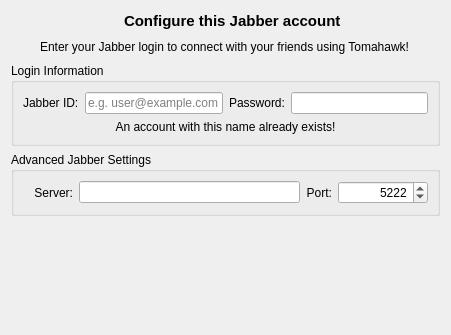
<?xml version="1.0" encoding="UTF-8"?>
<ui version="4.0">
 <class>JabberConfig</class>
 <widget class="QWidget" name="JabberConfig">
  <property name="geometry">
   <rect>
    <x>0</x>
    <y>0</y>
    <width>451</width>
    <height>335</height>
   </rect>
  </property>
  <property name="windowTitle">
   <string>Jabber Configuration</string>
  </property>
  <layout class="QVBoxLayout" name="verticalLayout_2">
   <item>
    <layout class="QHBoxLayout" name="horizontalLayout">
     <item>
      <spacer name="horizontalSpacer">
       <property name="orientation">
        <enum>Qt::Horizontal</enum>
       </property>
       <property name="sizeHint" stdset="0">
        <size>
         <width>40</width>
         <height>20</height>
        </size>
       </property>
      </spacer>
     </item>
     <item>
      <widget class="QLabel" name="logoLabel">
       <property name="text">
        <string/>
       </property>
       <property name="pixmap">
        <pixmap resource="resources.qrc">:/jabber-icon.png</pixmap>
       </property>
      </widget>
     </item>
     <item>
      <widget class="QLabel" name="headerLabel">
       <property name="font">
        <font>
         <pointsize>11</pointsize>
         <weight>75</weight>
         <bold>true</bold>
        </font>
       </property>
       <property name="text">
        <string>Configure this Jabber account</string>
       </property>
      </widget>
     </item>
     <item>
      <spacer name="horizontalSpacer_2">
       <property name="orientation">
        <enum>Qt::Horizontal</enum>
       </property>
       <property name="sizeHint" stdset="0">
        <size>
         <width>40</width>
         <height>20</height>
        </size>
       </property>
      </spacer>
     </item>
    </layout>
   </item>
   <item>
    <layout class="QHBoxLayout" name="horizontalLayout_2">
     <item>
      <spacer name="horizontalSpacer_3">
       <property name="orientation">
        <enum>Qt::Horizontal</enum>
       </property>
       <property name="sizeHint" stdset="0">
        <size>
         <width>40</width>
         <height>20</height>
        </size>
       </property>
      </spacer>
     </item>
     <item>
      <widget class="QLabel" name="jabberBlurb">
       <property name="text">
        <string>Enter your Jabber login to connect with your friends using Tomahawk!</string>
       </property>
      </widget>
     </item>
     <item>
      <spacer name="horizontalSpacer_4">
       <property name="orientation">
        <enum>Qt::Horizontal</enum>
       </property>
       <property name="sizeHint" stdset="0">
        <size>
         <width>40</width>
         <height>20</height>
        </size>
       </property>
      </spacer>
     </item>
    </layout>
   </item>
   <item>
    <widget class="QGroupBox" name="groupBox">
     <property name="title">
      <string>Login Information</string>
     </property>
     <layout class="QVBoxLayout" name="verticalLayout">
      <item>
       <layout class="QHBoxLayout" name="horizontalLayout_8">
        <item>
         <widget class="QLabel" name="emailLabel">
          <property name="sizePolicy">
           <sizepolicy hsizetype="Preferred" vsizetype="Fixed">
            <horstretch>0</horstretch>
            <verstretch>0</verstretch>
           </sizepolicy>
          </property>
          <property name="minimumSize">
           <size>
            <width>0</width>
            <height>0</height>
           </size>
          </property>
          <property name="text">
           <string>Jabber ID:</string>
          </property>
          <property name="buddy">
           <cstring>jabberUsername</cstring>
          </property>
         </widget>
        </item>
        <item>
         <widget class="QLineEdit" name="jabberUsername">
          <property name="sizePolicy">
           <sizepolicy hsizetype="Expanding" vsizetype="Fixed">
            <horstretch>0</horstretch>
            <verstretch>0</verstretch>
           </sizepolicy>
          </property>
          <property name="placeholderText">
           <string>e.g. user@example.com</string>
          </property>
         </widget>
        </item>
        <item>
         <widget class="QLabel" name="label_4">
          <property name="sizePolicy">
           <sizepolicy hsizetype="Preferred" vsizetype="Fixed">
            <horstretch>0</horstretch>
            <verstretch>0</verstretch>
           </sizepolicy>
          </property>
          <property name="text">
           <string>Password:</string>
          </property>
          <property name="buddy">
           <cstring>jabberPassword</cstring>
          </property>
         </widget>
        </item>
        <item>
         <widget class="QLineEdit" name="jabberPassword">
          <property name="sizePolicy">
           <sizepolicy hsizetype="Expanding" vsizetype="Fixed">
            <horstretch>0</horstretch>
            <verstretch>0</verstretch>
           </sizepolicy>
          </property>
          <property name="inputMask">
           <string/>
          </property>
          <property name="echoMode">
           <enum>QLineEdit::Password</enum>
          </property>
         </widget>
        </item>
       </layout>
      </item>
      <item>
       <widget class="QLabel" name="jidExistsLabel">
        <property name="text">
         <string>An account with this name already exists!</string>
        </property>
        <property name="alignment">
         <set>Qt::AlignCenter</set>
        </property>
       </widget>
      </item>
     </layout>
    </widget>
   </item>
   <item>
    <widget class="QGroupBox" name="groupBoxJabberAdvanced">
     <property name="enabled">
      <bool>true</bool>
     </property>
     <property name="sizePolicy">
      <sizepolicy hsizetype="Expanding" vsizetype="Fixed">
       <horstretch>0</horstretch>
       <verstretch>0</verstretch>
      </sizepolicy>
     </property>
     <property name="title">
      <string>Advanced Jabber Settings</string>
     </property>
     <layout class="QHBoxLayout" name="horizontalLayout_5">
      <item>
       <layout class="QHBoxLayout" name="horizontalLayout_3">
        <item>
         <widget class="QLabel" name="labelJabberServer">
          <property name="sizePolicy">
           <sizepolicy hsizetype="Preferred" vsizetype="Preferred">
            <horstretch>0</horstretch>
            <verstretch>0</verstretch>
           </sizepolicy>
          </property>
          <property name="minimumSize">
           <size>
            <width>50</width>
            <height>0</height>
           </size>
          </property>
          <property name="text">
           <string>Server:</string>
          </property>
          <property name="alignment">
           <set>Qt::AlignRight|Qt::AlignTrailing|Qt::AlignVCenter</set>
          </property>
          <property name="buddy">
           <cstring>jabberServer</cstring>
          </property>
         </widget>
        </item>
        <item>
         <widget class="QLineEdit" name="jabberServer">
          <property name="sizePolicy">
           <sizepolicy hsizetype="Expanding" vsizetype="Fixed">
            <horstretch>0</horstretch>
            <verstretch>0</verstretch>
           </sizepolicy>
          </property>
         </widget>
        </item>
        <item>
         <widget class="QLabel" name="labelJabberPort">
          <property name="text">
           <string>Port:</string>
          </property>
          <property name="alignment">
           <set>Qt::AlignRight|Qt::AlignTrailing|Qt::AlignVCenter</set>
          </property>
         </widget>
        </item>
        <item>
         <widget class="QSpinBox" name="jabberPort">
          <property name="sizePolicy">
           <sizepolicy hsizetype="Fixed" vsizetype="Fixed">
            <horstretch>0</horstretch>
            <verstretch>0</verstretch>
           </sizepolicy>
          </property>
          <property name="minimumSize">
           <size>
            <width>90</width>
            <height>0</height>
           </size>
          </property>
          <property name="maximumSize">
           <size>
            <width>90</width>
            <height>16777215</height>
           </size>
          </property>
          <property name="alignment">
           <set>Qt::AlignRight|Qt::AlignTrailing|Qt::AlignVCenter</set>
          </property>
          <property name="minimum">
           <number>1</number>
          </property>
          <property name="maximum">
           <number>65535</number>
          </property>
          <property name="value">
           <number>5222</number>
          </property>
         </widget>
        </item>
       </layout>
      </item>
     </layout>
    </widget>
   </item>
   <item>
    <spacer name="verticalSpacer">
     <property name="orientation">
      <enum>Qt::Vertical</enum>
     </property>
     <property name="sizeHint" stdset="0">
      <size>
       <width>20</width>
       <height>5</height>
      </size>
     </property>
    </spacer>
   </item>
  </layout>
 </widget>
 <resources>
  <include location="resources.qrc"/>
 </resources>
 <connections/>
</ui>
